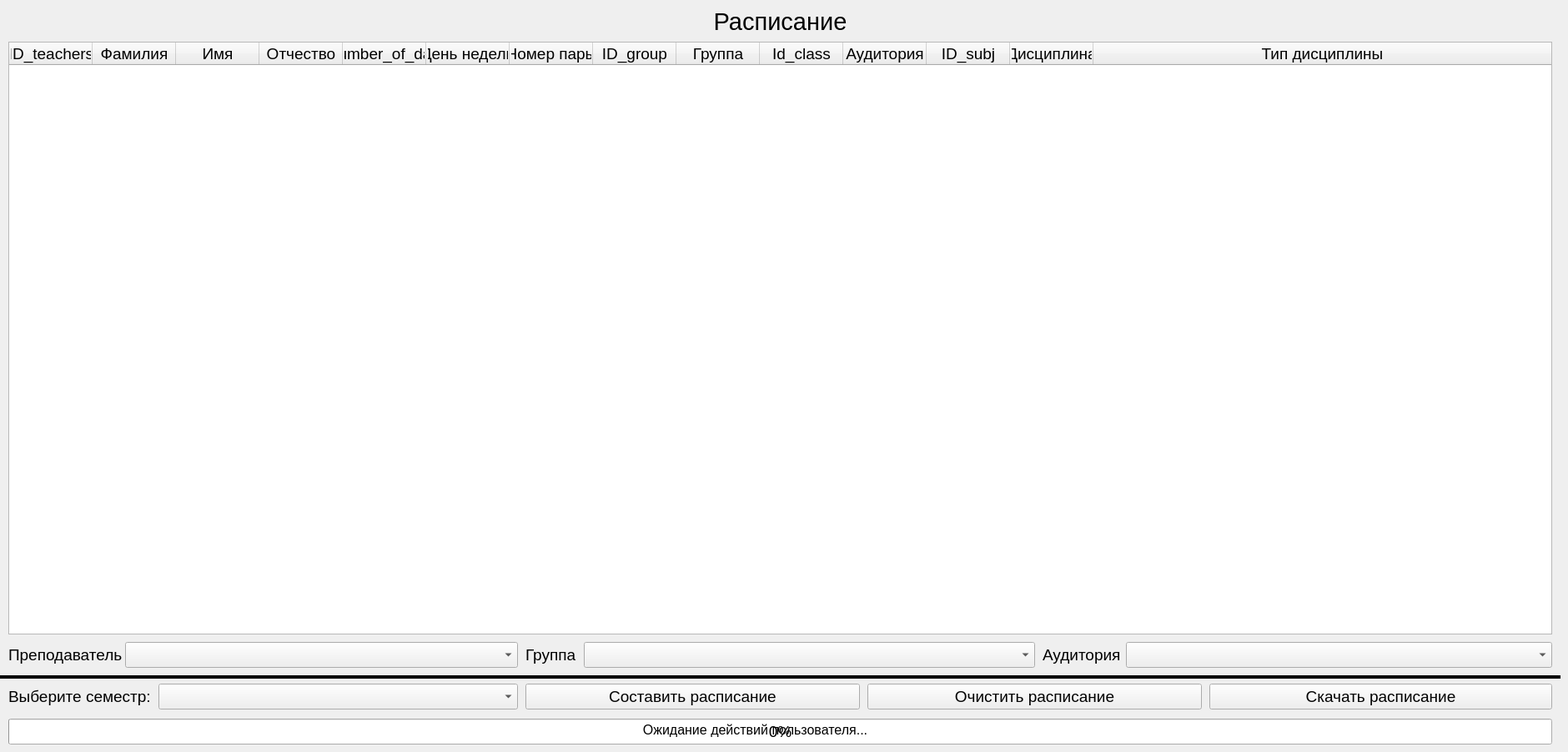
    <widget class="QWidget" name="page_2">
     <widget class="QComboBox" name="comboBox_groups_done">
      <property name="geometry">
       <rect>
        <x>700</x>
        <y>770</y>
        <width>541</width>
        <height>31</height>
       </rect>
      </property>
      <property name="font">
       <font>
        <family>Arial</family>
        <pointsize>14</pointsize>
       </font>
      </property>
     </widget>
     <widget class="QLabel" name="label_29">
      <property name="geometry">
       <rect>
        <x>630</x>
        <y>770</y>
        <width>61</width>
        <height>31</height>
       </rect>
      </property>
      <property name="font">
       <font>
        <family>Arial</family>
        <pointsize>14</pointsize>
       </font>
      </property>
      <property name="text">
       <string>Группа</string>
      </property>
     </widget>
     <widget class="QLabel" name="label_30">
      <property name="geometry">
       <rect>
        <x>10</x>
        <y>770</y>
        <width>141</width>
        <height>31</height>
       </rect>
      </property>
      <property name="font">
       <font>
        <family>Arial</family>
        <pointsize>14</pointsize>
       </font>
      </property>
      <property name="text">
       <string>Преподаватель</string>
      </property>
     </widget>
     <widget class="QPushButton" name="save_button">
      <property name="geometry">
       <rect>
        <x>1450</x>
        <y>820</y>
        <width>411</width>
        <height>31</height>
       </rect>
      </property>
      <property name="font">
       <font>
        <family>Arial</family>
        <pointsize>14</pointsize>
       </font>
      </property>
      <property name="text">
       <string>Скачать расписание</string>
      </property>
      <property name="icon">
       <iconset resource="resours.qrc">
        <normaloff>:/New/icons/save.png</normaloff>:/New/icons/save.png</iconset>
      </property>
      <property name="iconSize">
       <size>
        <width>18</width>
        <height>18</height>
       </size>
      </property>
     </widget>
     <widget class="QComboBox" name="comboBox_teachers_done">
      <property name="geometry">
       <rect>
        <x>150</x>
        <y>770</y>
        <width>471</width>
        <height>31</height>
       </rect>
      </property>
      <property name="font">
       <font>
        <family>Arial</family>
        <pointsize>14</pointsize>
       </font>
      </property>
     </widget>
     <widget class="QTableWidget" name="Done_table">
      <property name="geometry">
       <rect>
        <x>10</x>
        <y>50</y>
        <width>1851</width>
        <height>711</height>
       </rect>
      </property>
      <property name="font">
       <font>
        <family>Arial</family>
        <pointsize>14</pointsize>
       </font>
      </property>
      <property name="editTriggers">
       <set>QAbstractItemView::NoEditTriggers</set>
      </property>
      <property name="selectionMode">
       <enum>QAbstractItemView::SingleSelection</enum>
      </property>
      <property name="selectionBehavior">
       <enum>QAbstractItemView::SelectRows</enum>
      </property>
      <property name="sortingEnabled">
       <bool>true</bool>
      </property>
      <attribute name="horizontalHeaderCascadingSectionResizes">
       <bool>true</bool>
      </attribute>
      <attribute name="horizontalHeaderShowSortIndicator" stdset="0">
       <bool>true</bool>
      </attribute>
      <attribute name="horizontalHeaderStretchLastSection">
       <bool>true</bool>
      </attribute>
      <column>
       <property name="text">
        <string>ID_teachers</string>
       </property>
      </column>
      <column>
       <property name="text">
        <string>Фамилия</string>
       </property>
      </column>
      <column>
       <property name="text">
        <string>Имя</string>
       </property>
      </column>
      <column>
       <property name="text">
        <string>Отчество</string>
       </property>
      </column>
      <column>
       <property name="text">
        <string>number_of_day</string>
       </property>
      </column>
      <column>
       <property name="text">
        <string>День недели</string>
       </property>
      </column>
      <column>
       <property name="text">
        <string>Номер пары</string>
       </property>
      </column>
      <column>
       <property name="text">
        <string>ID_group</string>
       </property>
      </column>
      <column>
       <property name="text">
        <string>Группа</string>
       </property>
      </column>
      <column>
       <property name="text">
        <string>Id_class</string>
       </property>
      </column>
      <column>
       <property name="text">
        <string>Аудитория</string>
       </property>
      </column>
      <column>
       <property name="text">
        <string>ID_subj</string>
       </property>
      </column>
      <column>
       <property name="text">
        <string>Дисциплина</string>
       </property>
      </column>
      <column>
       <property name="text">
        <string>Тип дисциплины</string>
       </property>
      </column>
     </widget>
     <widget class="QLabel" name="label_94">
      <property name="geometry">
       <rect>
        <x>10</x>
        <y>0</y>
        <width>1851</width>
        <height>51</height>
       </rect>
      </property>
      <property name="font">
       <font>
        <family>Arial</family>
        <pointsize>22</pointsize>
       </font>
      </property>
      <property name="frameShape">
       <enum>QFrame::NoFrame</enum>
      </property>
      <property name="text">
       <string>Расписание</string>
      </property>
      <property name="alignment">
       <set>Qt::AlignCenter</set>
      </property>
     </widget>
     <widget class="QLabel" name="label_97">
      <property name="geometry">
       <rect>
        <x>1250</x>
        <y>770</y>
        <width>101</width>
        <height>31</height>
       </rect>
      </property>
      <property name="font">
       <font>
        <family>Arial</family>
        <pointsize>14</pointsize>
       </font>
      </property>
      <property name="text">
       <string>Аудитория</string>
      </property>
     </widget>
     <widget class="QComboBox" name="comboBox_class_done">
      <property name="geometry">
       <rect>
        <x>1350</x>
        <y>770</y>
        <width>511</width>
        <height>31</height>
       </rect>
      </property>
      <property name="font">
       <font>
        <family>Arial</family>
        <pointsize>14</pointsize>
       </font>
      </property>
     </widget>
     <widget class="QProgressBar" name="progressBar">
      <property name="geometry">
       <rect>
        <x>10</x>
        <y>862</y>
        <width>1851</width>
        <height>31</height>
       </rect>
      </property>
      <property name="font">
       <font>
        <family>Arial</family>
        <pointsize>14</pointsize>
       </font>
      </property>
      <property name="value">
       <number>0</number>
      </property>
      <property name="textDirection">
       <enum>QProgressBar::TopToBottom</enum>
      </property>
     </widget>
     <widget class="Line" name="line_15">
      <property name="geometry">
       <rect>
        <x>0</x>
        <y>802</y>
        <width>1871</width>
        <height>20</height>
       </rect>
      </property>
      <property name="frameShadow">
       <enum>QFrame::Plain</enum>
      </property>
      <property name="lineWidth">
       <number>4</number>
      </property>
      <property name="orientation">
       <enum>Qt::Horizontal</enum>
      </property>
     </widget>
     <widget class="QComboBox" name="semestr_combobox">
      <property name="geometry">
       <rect>
        <x>190</x>
        <y>820</y>
        <width>431</width>
        <height>31</height>
       </rect>
      </property>
      <property name="font">
       <font>
        <family>Arial</family>
        <pointsize>14</pointsize>
       </font>
      </property>
     </widget>
     <widget class="QLabel" name="label_98">
      <property name="geometry">
       <rect>
        <x>10</x>
        <y>820</y>
        <width>181</width>
        <height>31</height>
       </rect>
      </property>
      <property name="font">
       <font>
        <family>Arial</family>
        <pointsize>14</pointsize>
       </font>
      </property>
      <property name="text">
       <string>Выберите семестр:</string>
      </property>
     </widget>
     <widget class="QPushButton" name="start">
      <property name="geometry">
       <rect>
        <x>630</x>
        <y>820</y>
        <width>401</width>
        <height>31</height>
       </rect>
      </property>
      <property name="font">
       <font>
        <family>Arial</family>
        <pointsize>14</pointsize>
       </font>
      </property>
      <property name="text">
       <string>Составить расписание</string>
      </property>
      <property name="icon">
       <iconset resource="resours.qrc">
        <normaloff>:/New/icons/play-button.png</normaloff>:/New/icons/play-button.png</iconset>
      </property>
      <property name="iconSize">
       <size>
        <width>18</width>
        <height>18</height>
       </size>
      </property>
     </widget>
     <widget class="QPushButton" name="drop_tables">
      <property name="geometry">
       <rect>
        <x>1040</x>
        <y>820</y>
        <width>401</width>
        <height>31</height>
       </rect>
      </property>
      <property name="font">
       <font>
        <family>Arial</family>
        <pointsize>14</pointsize>
       </font>
      </property>
      <property name="text">
       <string>Очистить расписание</string>
      </property>
      <property name="icon">
       <iconset resource="resours.qrc">
        <normaloff>:/New/icons/delete (1).png</normaloff>:/New/icons/delete (1).png</iconset>
      </property>
      <property name="iconSize">
       <size>
        <width>18</width>
        <height>18</height>
       </size>
      </property>
     </widget>
     <widget class="QLabel" name="lineedit_score">
      <property name="geometry">
       <rect>
        <x>10</x>
        <y>860</y>
        <width>1791</width>
        <height>31</height>
       </rect>
      </property>
      <property name="font">
       <font>
        <family>Arial</family>
        <pointsize>12</pointsize>
       </font>
      </property>
      <property name="frameShape">
       <enum>QFrame::NoFrame</enum>
      </property>
      <property name="text">
       <string>Ожидание действий пользователя...</string>
      </property>
      <property name="alignment">
       <set>Qt::AlignCenter</set>
      </property>
     </widget>
    </widget>
